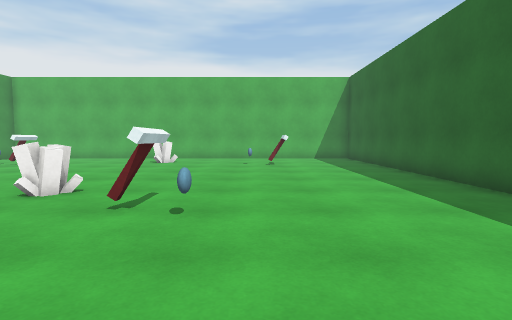
View 1 (above)

16 first-person views from a walk through a 3-D level made in the Unity game engine. The camera is 1.2 m above the floor, tilts 4° down and sees 80° across. The floor is counted in squares, 1 m on a side. Each view is taken from the middle of a square. On the plan, view 1 faces up. The plan holds only what a view shows up to about 13 squares ahead; the rest is blank. The place goes on beyond the plan. Surface patterns are stand-ins for the level's own textures.

View 2
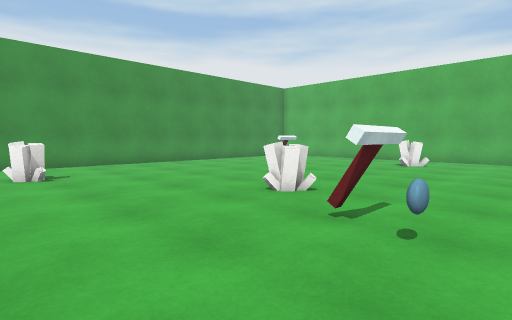

View 3
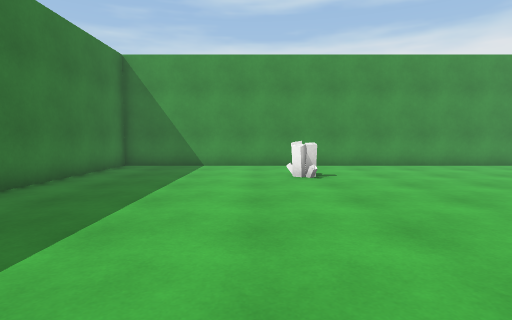

View 4
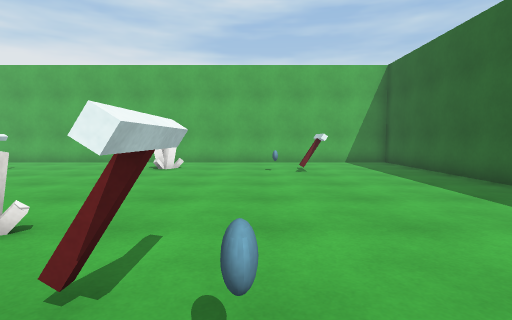

View 5
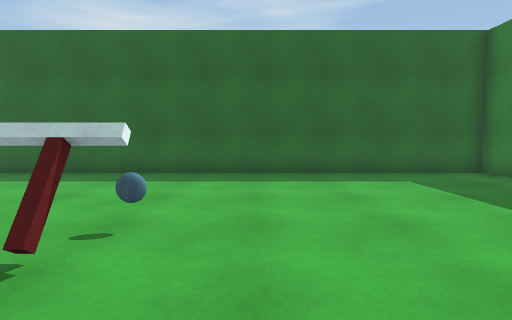

View 6
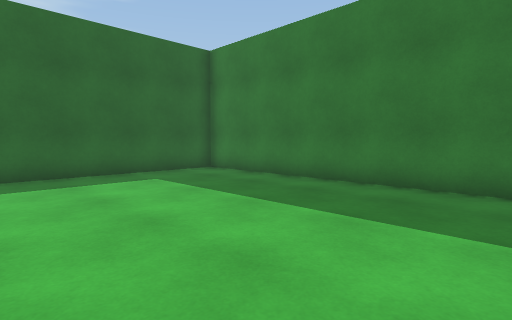

View 7
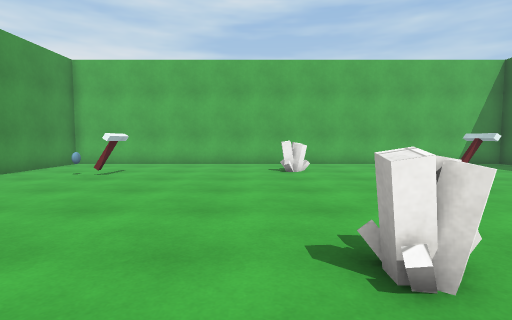

View 8
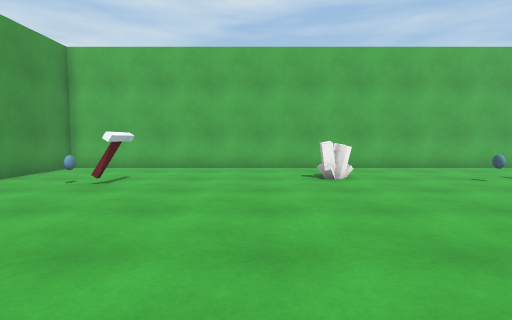

View 9
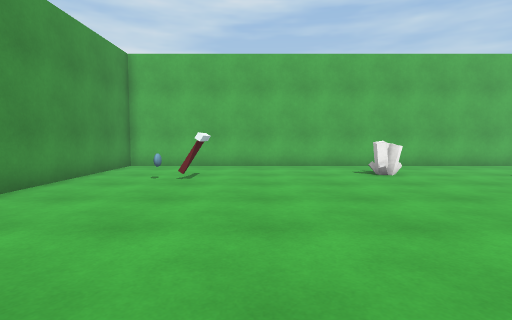

View 10
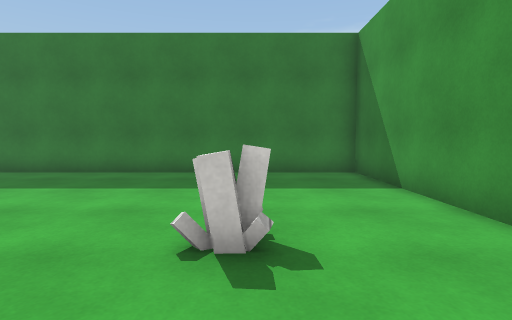

View 11
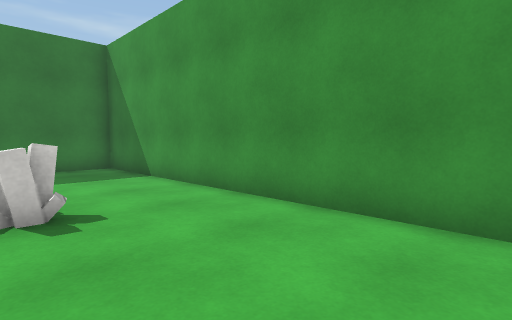

View 12
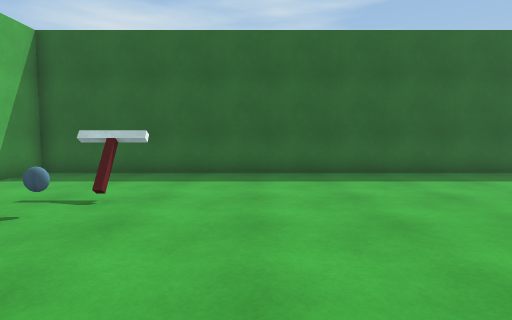

View 13
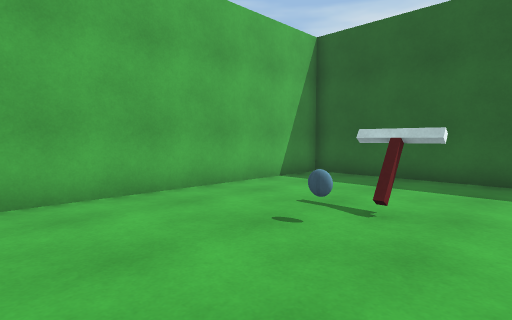

View 14
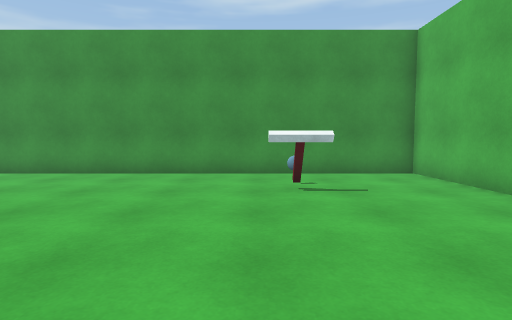

View 15
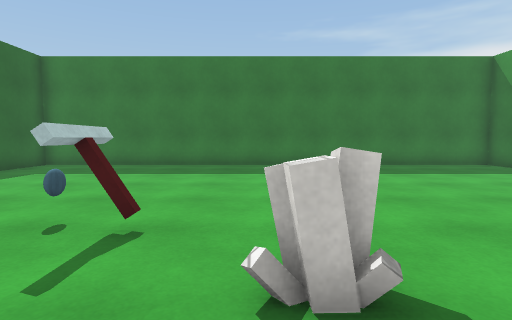

View 16
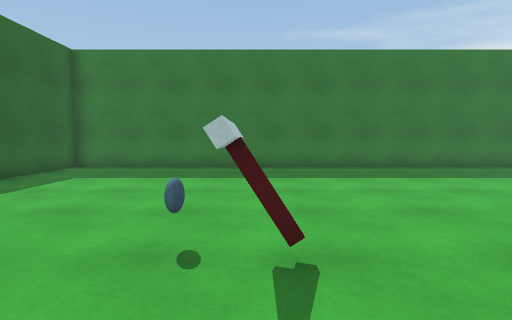

### Floor plan
Points are (right, up) in squares from view 1. A wall is a line through its corners. A room is listed if a view was taken in it or the views show most of it. See-through windows are left out.
Room 1 (views 1, 2, 3, 4, 5, 6, 7, 8, 9, 10, 11, 12, 13, 14, 15, 16)
walls: (-14.5, 18.4) (-14.5, -4.8) (5.6, -4.8) (5.6, 18.4) (-14.5, 18.4)
objects: other object (-11, 2) to (-10, 3); other object (-11, 13) to (-11, 15); other object (-5, 6) to (-4, 7); other object (-5, 15) to (-4, 16); other object (-2, 5) to (-2, 6); other object (1, 13) to (1, 14)

Where each view was taken, in squares from view 1:
view 1: 0 up, 0 right, facing up
view 2: 1 up, 0 right, facing up-left
view 3: 1 up, 1 left, facing left
view 4: 3 up, 1 left, facing up
view 5: 3 up, 5 left, facing right
view 6: 3 up, 5 left, facing down-right
view 7: 4 up, 6 left, facing up
view 8: 6 up, 7 left, facing up
view 9: 5 up, 9 left, facing up
view 10: 6 up, 11 left, facing down
view 11: 8 up, 10 left, facing down-left
view 12: 11 up, 5 left, facing right
view 13: 12 up, 4 left, facing up-right
view 14: 13 up, 4 left, facing left
view 15: 9 up, 4 left, facing down
view 16: 8 up, 2 left, facing down
